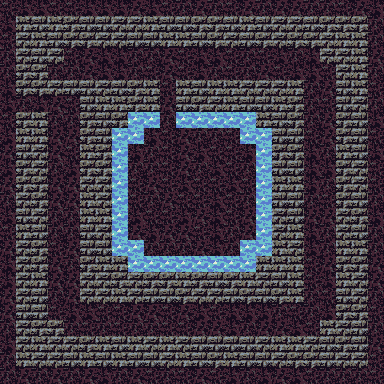

A level layout from a 2D game, rendered from its tile map. Below: a short description, then the map file with its tile-grid data intact:
An orthogonal 24x24 tile map with 16x16 px tiles, 1 tile layer (tile) and 81 objects.

<map version="1.0" tiledversion="1.1.2" orientation="orthogonal" renderorder="right-down" width="24" height="24" tilewidth="16" tileheight="16" infinite="0" nextobjectid="130">
 <tileset firstgid="1" source="tileset.tsx" />
 <layer name="tile" width="24" height="24">
  <data encoding="csv">
9,8,8,9,9,8,8,8,7,8,9,6,7,6,9,7,6,7,7,6,6,9,7,8,
8,3,5,3,4,5,5,2,2,3,5,5,4,4,5,3,5,2,2,5,4,4,4,6,
9,2,3,5,4,4,2,2,5,5,3,3,5,4,2,5,4,2,4,4,2,3,3,6,
6,2,5,2,9,7,8,8,6,6,7,9,8,8,9,6,9,8,6,8,2,2,3,7,
6,4,4,6,6,7,8,8,6,9,7,9,8,6,9,6,7,9,8,8,9,2,3,6,
8,4,4,2,5,5,2,5,4,3,9,3,5,3,3,2,2,2,3,6,7,5,3,9,
8,6,8,7,9,5,3,3,4,3,7,5,4,2,3,5,5,3,4,6,9,5,2,6,
9,4,3,6,6,4,5,4,14,14,6,14,14,14,14,14,3,5,4,6,7,4,5,8,
8,3,3,7,7,4,5,14,14,8,9,7,6,6,9,14,14,5,5,9,7,4,5,9,
7,5,2,7,9,3,4,14,8,6,9,7,8,9,9,8,14,4,4,8,6,3,5,8,
8,4,2,6,8,4,4,14,6,6,9,7,6,8,9,6,14,5,5,8,8,4,2,9,
7,4,4,7,7,2,2,14,9,7,9,8,9,9,8,9,14,3,3,8,6,4,2,9,
6,2,4,7,7,3,2,14,9,6,7,9,9,8,9,6,14,5,5,6,9,4,5,6,
8,5,2,6,6,3,3,14,8,9,9,8,7,8,9,7,14,2,5,7,7,2,4,8,
9,3,5,6,6,5,2,14,7,8,7,7,9,8,6,7,14,2,3,8,6,2,5,6,
7,2,4,9,7,5,5,14,14,6,6,6,7,8,6,14,14,3,2,8,6,3,3,6,
8,2,4,7,6,4,3,3,14,14,14,14,14,14,14,14,3,3,3,9,7,4,4,7,
8,2,3,7,7,2,2,4,2,4,4,3,4,5,4,3,2,5,3,9,8,3,2,7,
7,2,5,6,7,2,2,3,2,5,5,4,2,2,5,4,5,4,3,6,9,5,2,6,
7,5,5,9,8,8,9,9,7,7,9,7,8,9,8,8,8,6,9,6,8,4,4,9,
6,2,4,4,6,9,6,9,6,6,9,9,7,7,8,6,7,7,8,9,3,2,5,6,
8,2,3,2,2,4,3,5,3,2,3,2,5,5,5,5,2,3,3,2,5,4,5,7,
6,3,2,2,5,3,5,3,5,5,2,3,5,4,3,5,5,2,4,4,5,2,2,9,
6,7,6,7,6,7,8,6,7,9,6,9,7,9,8,6,8,7,8,9,6,6,6,9
</data>
 </layer>
 <objectgroup name="furniture">
  <object id="30" gid="49" x="48" y="80" width="16" height="16">
   <properties>
    <property name="activationtarget" value="[[10,5]]" />
   </properties>
  </object>
  <object id="35" gid="10" x="16" y="112" width="16" height="16" />
  <object id="40" gid="52" x="144" y="160" width="16" height="16" />
  <object id="41" gid="52" x="224" y="160" width="16" height="16" />
  <object id="42" gid="52" x="224" y="240" width="16" height="16" />
  <object id="43" gid="52" x="144" y="240" width="16" height="16" />
  <object id="44" gid="12" x="160" y="96" width="16" height="16" />
  <object id="49" gid="68" x="176" y="192" width="16" height="16" />
  <object id="50" gid="73" x="64" y="144" width="16" height="16" />
  <object id="51" gid="73" x="48" y="224" width="16" height="16" />
  <object id="52" gid="73" x="80" y="320" width="16" height="16" />
  <object id="53" gid="73" x="160" y="336" width="16" height="16" />
  <object id="54" gid="73" x="224" y="336" width="16" height="16" />
  <object id="55" gid="73" x="272" y="320" width="16" height="16" />
  <object id="56" gid="73" x="320" y="256" width="16" height="16" />
  <object id="57" gid="73" x="304" y="176" width="16" height="16" />
  <object id="58" gid="73" x="304" y="80" width="16" height="16" />
  <object id="59" gid="73" x="224" y="80" width="16" height="16" />
  <object id="60" gid="73" x="144" y="64" width="16" height="16" />
  <object id="61" gid="73" x="80" y="64" width="16" height="16" />
  <object id="70" gid="82" x="64" y="160" width="16" height="16" />
  <object id="71" gid="82" x="64" y="128" width="16" height="16" />
  <object id="72" gid="82" x="48" y="192" width="16" height="16" />
  <object id="73" gid="82" x="64" y="224" width="16" height="16" />
  <object id="74" gid="82" x="48" y="272" width="16" height="16" />
  <object id="75" gid="82" x="64" y="240" width="16" height="16" />
  <object id="76" gid="82" x="64" y="304" width="16" height="16" />
  <object id="77" gid="82" x="64" y="336" width="16" height="16" />
  <object id="78" gid="82" x="96" y="320" width="16" height="16" />
  <object id="79" gid="82" x="128" y="320" width="16" height="16" />
  <object id="80" gid="82" x="176" y="336" width="16" height="16" />
  <object id="81" gid="82" x="208" y="320" width="16" height="16" />
  <object id="82" gid="82" x="240" y="336" width="16" height="16" />
  <object id="83" gid="82" x="288" y="320" width="16" height="16" />
  <object id="84" gid="82" x="320" y="288" width="16" height="16" />
  <object id="85" gid="82" x="304" y="256" width="16" height="16" />
  <object id="86" gid="82" x="320" y="224" width="16" height="16" />
  <object id="87" gid="82" x="320" y="192" width="16" height="16" />
  <object id="88" gid="82" x="304" y="160" width="16" height="16" />
  <object id="89" gid="82" x="320" y="128" width="16" height="16" />
  <object id="90" gid="82" x="304" y="96" width="16" height="16" />
  <object id="91" gid="82" x="288" y="64" width="16" height="16" />
  <object id="92" gid="82" x="256" y="80" width="16" height="16" />
  <object id="93" gid="82" x="224" y="64" width="16" height="16" />
  <object id="94" gid="82" x="192" y="80" width="16" height="16" />
  <object id="95" gid="82" x="144" y="80" width="16" height="16" />
  <object id="96" gid="82" x="112" y="64" width="16" height="16" />
  <object id="97" gid="82" x="80" y="80" width="16" height="16" />
  <object id="98" gid="72" x="208" y="208" width="16" height="16" />
  <object id="99" gid="76" x="192" y="208" width="16" height="16" />
  <object id="100" gid="88" x="64" y="176" width="16" height="16" />
  <object id="101" gid="88" x="48" y="208" width="16" height="16" />
  <object id="102" gid="88" x="64" y="240" width="16" height="16" />
  <object id="103" gid="88" x="64" y="320" width="16" height="16" />
  <object id="104" gid="88" x="96" y="320" width="16" height="16" />
  <object id="105" gid="88" x="192" y="336" width="16" height="16" />
  <object id="106" gid="88" x="288" y="320" width="16" height="16" />
  <object id="107" gid="88" x="320" y="192" width="16" height="16" />
  <object id="108" gid="88" x="256" y="80" width="16" height="16" />
  <object id="109" gid="88" x="240" y="80" width="16" height="16" />
  <object id="110" gid="88" x="112" y="64" width="16" height="16" />
  <object id="111" gid="88" x="288" y="64" width="16" height="16" />
  <object id="112" gid="88" x="48" y="272" width="16" height="16" />
  <object id="113" gid="88" x="320" y="128" width="16" height="16" />
  <object id="116" gid="91" x="304" y="160" width="16" height="16" />
  <object id="117" gid="91" x="304" y="96" width="16" height="16" />
  <object id="118" gid="91" x="64" y="192" width="16" height="16" />
  <object id="119" gid="91" x="192" y="320" width="16" height="16" />
  <object id="120" gid="91" x="112" y="320" width="16" height="16" />
  <object id="121" gid="74" x="304" y="256" width="16" height="16" />
  <object id="122" gid="74" x="320" y="272" width="16" height="16" />
  <object id="123" gid="74" x="160" y="64" width="16" height="16" />
 </objectgroup>
 <objectgroup name="creature">
  <object id="124" gid="255" x="96" y="64" width="16" height="16" />
  <object id="125" gid="255" x="112" y="80" width="16" height="16" />
  <object id="126" gid="251" x="64" y="112" width="16" height="16" />
  <object id="127" gid="247" x="144" y="256" width="16" height="16" />
  <object id="128" gid="247" x="224" y="176" width="16" height="16" />
  <object id="129" gid="250" x="304" y="272" width="16" height="16" />
 </objectgroup>
 <objectgroup name="description">
  <object id="67" x="48" y="96" width="16" height="16">
   <properties>
    <property name="text" value="You step in a narrow corridor. The floor is covered with small stones and spikes." />
   </properties>
  </object>
 </objectgroup>
 <objectgroup name="item">
  <object id="114" gid="212" x="208" y="208" width="16" height="16" />
  <object id="115" gid="222" x="176" y="192" width="16" height="16" />
 </objectgroup>
</map>
